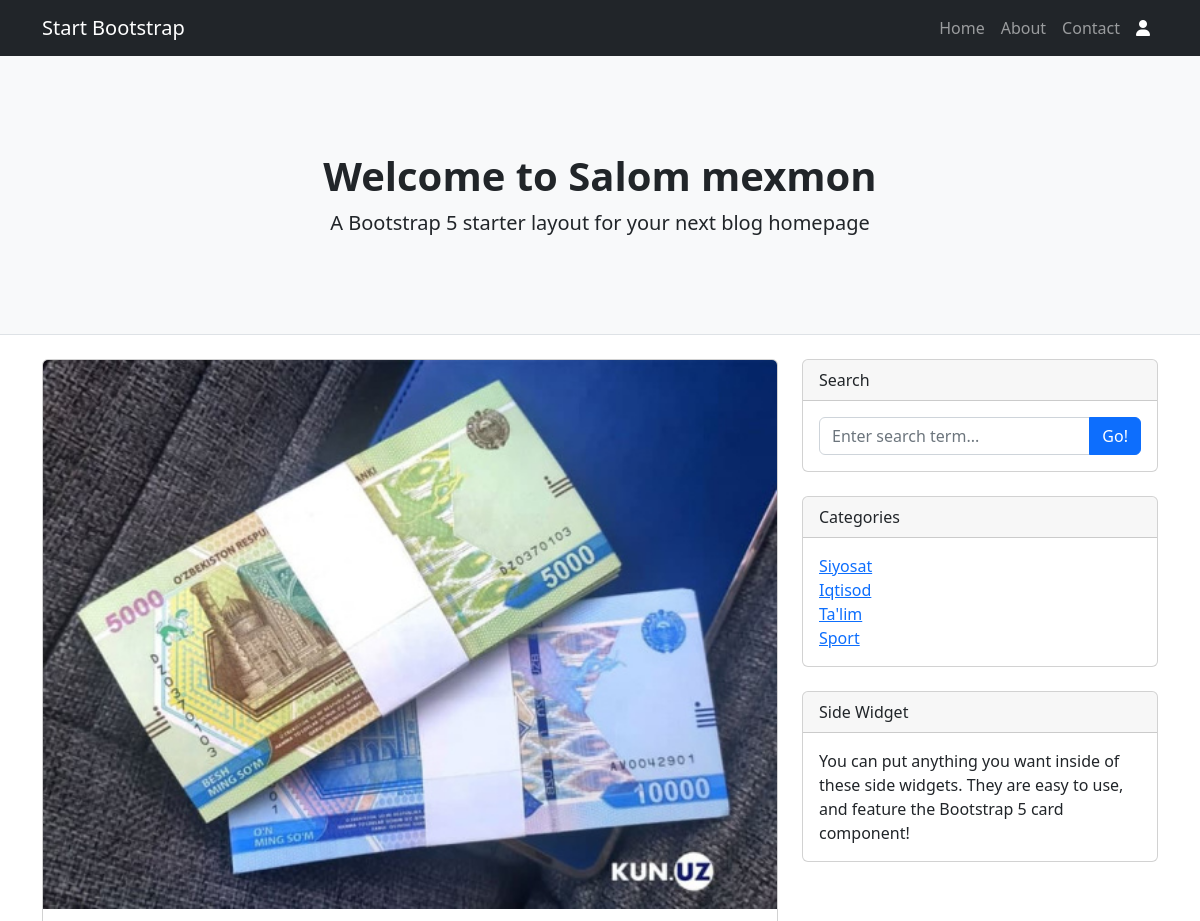
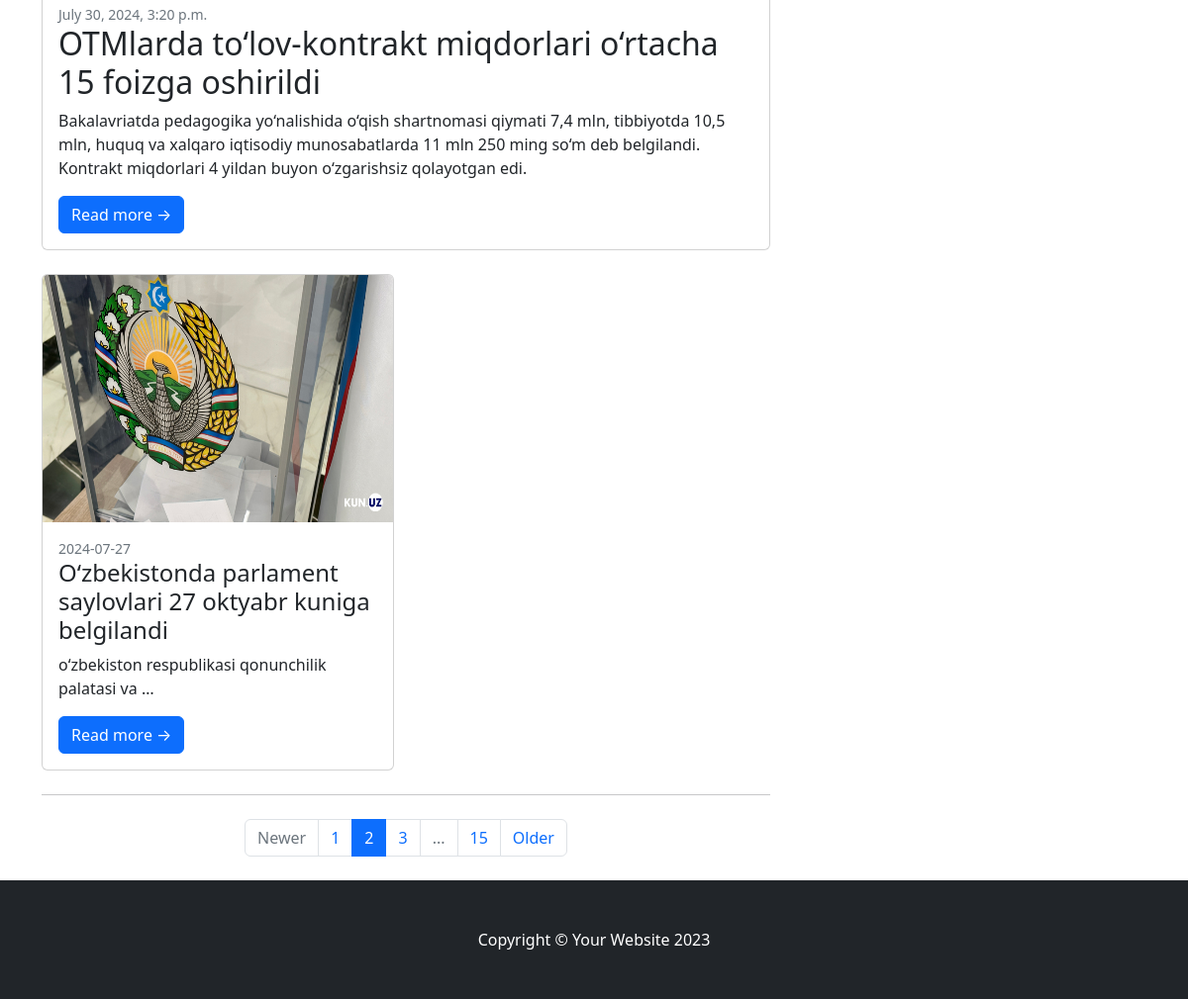
Screenshot of /?page=2 with the database file from the repository (2 pictures, top to bottom).
### main/models.py (models this page shows)
class Post(models.Model):
    title = models.CharField(max_length=255)
    content = models.TextField()
    category = models.ForeignKey(Category, on_delete=models.PROTECT,  null=True)
    tags = models.ManyToManyField(Tag, blank=True)
    author = models.ForeignKey(User, on_delete=models.PROTECT, null=True)
    image = models.ImageField(upload_to="post_images", blank=True)
    created_at = models.DateTimeField(auto_now_add=True)
    updated_at = models.DateTimeField(auto_now=True)
    likes = models.PositiveIntegerField(default=0)
    dislikes = models.PositiveIntegerField(default=0)
    views = models.PositiveIntegerField(default=0)

class Category(models.Model): # main_category
    title = models.CharField(max_length=255)
    def __str__(self) -> str:
        return self.title

### main/views.py (the view)
# urls.py: 2. Add a URL to urlpatterns:  path('', views.home, name='home')
def home(request):
    fruits = ["Olma", "Anor", "behi", "limon"]
    print()
    print(request.GET)
    print(request.POST)
    print()
    page = request.GET.get('page')
    last_post = Post.objects.last()
    posts = Post.objects.exclude(id=last_post.id)[:2]
    if page == '2':
        print()
        print("Page 2")
        print()
        posts = Post.objects.exclude(id=last_post.id)[2:]
    print()
    categories = Category.objects.all()
    return render(request,
                  'index.html',
                  context={"hi": "Assalomu alaykum",
                           "fruits": fruits,
                           "users": users,
                           "categories": categories,
                           "last_post":last_post,
                           "posts":posts,
                           "page":page
                           })

### templates/index.html
{% extends 'base.html' %}
{% block content %}
        <div class="container">
            <div class="row">
                <div class="col-lg-8">
                    <div class="card mb-4">
                        <a href="#!"><img class="card-img-top"
                             src="{{ last_post.image.url }}" alt="..." /></a>
                        <div class="card-body">
                            <div class="small text-muted">{{ last_post.created_at  }}</div>
                            <h2 class="card-title"> {{ last_post.title  }}</h2>
                            <p class="card-text"> {{ last_post.content  }} </p>
                            <a class="btn btn-primary" href="{% url 'main:post' last_post.id  %}">Read more →</a>
                        </div>
                    </div>
                    <div class="row">
                        {% for p in posts %}
                        <div class="col-lg-6">
                            <div class="card mb-4">
                                <a href="#!"><img class="card-img-top"
                                    src="{{ p.image.url  }}" style="height: 250px;" alt="..." /></a>
                                <div class="card-body">
                                    <div class="small text-muted">{{ p.created_at|date:"Y-m-d" }}</div>
                                    <h2 class="card-title h4">  {{ p.title|truncatewords:"7" }}</h2>
                                    <p class="card-text">{{ p.content|truncatechars:"50"|lower }}</p>
                                    <a class="btn btn-primary"
                                     href="/post/{{ p.id }}">Read more →</a>
                                </div>
                            </div>
                        </div>
                        {% endfor %}
                    </div>
                    <nav aria-label="Pagination">
                        <hr class="my-0" />
                        <ul class="pagination justify-content-center my-4">
                            <li class="page-item disabled"><a class="page-link" href="#" tabindex="-1" aria-disabled="true">Newer</a></li>
                            <li class="page-item " aria-current="page"><a class="page-link" href="#!">1</a></li>
                            <li class="page-item {% if page == '2' %} active {% endif %}"><a class="page-link" href="?page=2">2</a></li>
                            <li class="page-item"><a class="page-link" href="#!">3</a></li>
                            <li class="page-item disabled"><a class="page-link" href="#!">...</a></li>
                            <li class="page-item"><a class="page-link" href="#!">15</a></li>
                            <li class="page-item"><a class="page-link" href="#!">Older</a></li>
                        </ul>
                    </nav>
                </div>
                <div class="col-lg-4">
                    <div class="card mb-4">
                        <div class="card-header">Search</div>
                        <div class="card-body">
                            <div class="input-group">
                                <input class="form-control" type="text" placeholder="Enter search term..." aria-label="Enter search term..." aria-describedby="button-search" />
                                <button class="btn btn-primary" id="button-search" type="button">Go!</button>
                            </div>
                        </div>
                    </div>
                    <div class="card mb-4">
                        <div class="card-header">Categories</div>
                        <div class="card-body">
                            <div class="row">
                                <div class="col-sm-6">
                                    <ul class="list-unstyled mb-0">
                                       {% for c in categories %}
                                            <li>  {{ c.reg_date|date:"Y m" }} <a href="{% url 'main:category' c.id  %}"> {{ c }} </a></li>
                                        {% endfor %}
                                    </ul>
                                </div>
                            </div>
                        </div>
                    </div>
                    <div class="card mb-4">
                        <div class="card-header">Side Widget</div>
                        <div class="card-body">You can put anything you want inside of these side widgets. They are easy to use, and feature the Bootstrap 5 card component!</div>
                    </div>
                </div>
            </div>
        </div>
        {% endblock content %}

### rows the page displays
Post: image (picture), created_at "July 30, 2024, 3:20 p.m.", title "OTMlarda to‘lov-kontrakt miqdorlari o‘rtacha 15 foizga oshirildi", content "Bakalavriatda pedagogika yo‘nalishida o‘qish shartnomasi qiymati 7,4 mln, tibbiyotda 10,5 mln, huquq va xalqaro iqtisodiy munosabatlarda 11 mln 250 ming so‘m deb belgilandi. Kontrakt miqdorlari 4 yildan buyon o‘zgarishsiz qolayotgan edi."
Post: image (picture), created_at "2024-07-27", title "O‘zbekistonda parlament saylovlari 27 oktyabr kuniga belgilandi", content "o‘zbekiston respublikasi qonunchilik palatasi va …"
Category: title "Siyosat"
Category: title "Iqtisod"
Category: title "Ta'lim"
Category: title "Sport"
